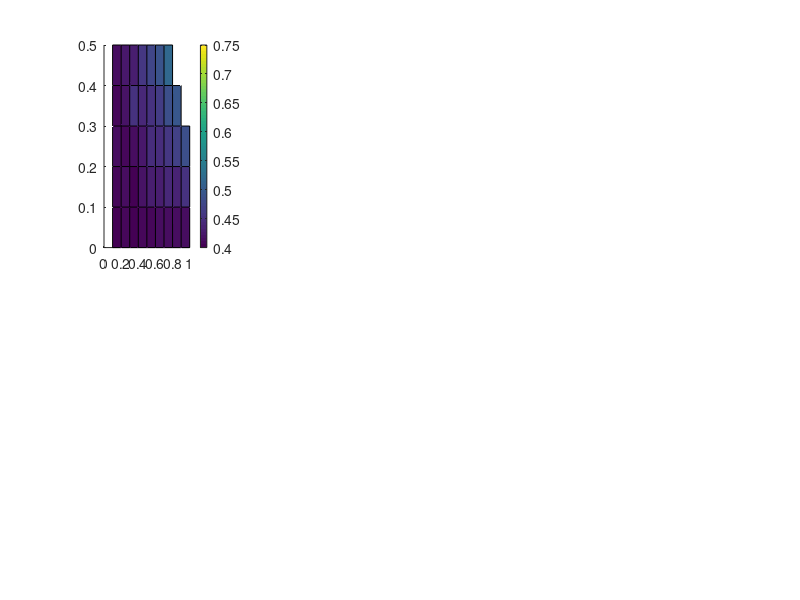

MATLAB code to generate this figure: (Note: this script raises an error after producing the figure.)
%%
% Simulation results for the non-spatial two populations model for networks
% with and without astrocyte ensheathment of exc and inh synapses
%%

%% Figure 7A: Correlation surfaces across different values of p_en^i

% load the data
load('./CompressedData/NonspatialTwoPop/enEandIGridData_2Pop.mat')

% probability of ensheathment of inhibitory neurons
prob_ensheathed_I = 0:0.2:1.0;

figure(7); clf; 
for ii = 1:length(prob_ensheathed_I)
    if ii > 3
        subplot(2,4,ii+1); hold on;
    else
        subplot(2,4,ii); hold on;
    end
    surf(p_en,s_en,squeeze(corrMatrix(ii,:,:))')
    
    caxis([0.4 0.75])
    colorbar
    colormap(linspecer)
    xlim([0.1 1])
    title(sprintf('Prob. of Inh Ensheathment:%.2f',prob_ensheathed_I(ii)))
    box on
end

%% Figure 7B: Scatter plot relating firing rates with correlations
subplot(2,4,[4 8]); hold on;
colormap(linspecer)
for ii = 1:length(prob_ensheathed_I)
    for kk = 1:size(p_en,1)
        scatter(corrMatrix(ii,:,kk),rateMatrixExc(ii,:,kk),...
            200,p_en(kk,:).*s_en(kk,:)/100,'filled');
    end
end
set(gca,'fontsize',16)
colorbar()

%Fit the data;
corrMatrixAdj = corrMatrix(:);
rateMatrixAdj = rateMatrixExc(:);

indices = isnan(corrMatrixAdj);
corrMatrixAdj(indices)=[];
rateMatrixAdj(indices)=[];

X_fit = [ones(length(corrMatrixAdj(:)),1) corrMatrixAdj(:)];
b_fit = X_fit\rateMatrixAdj(:);

x_temp = [min(corrMatrixAdj(:))*0.95:0.0001:max(corrMatrixAdj(:))*1.05];
plot(x_temp,b_fit(1) + b_fit(2)*x_temp,'k--','linewidth',1.5);
xlabel('Spike count correlations')
ylabel('Excitatory firing rate (Hz)')

model_vals = b_fit(1) + b_fit(2)*corrMatrixAdj(:);

r_squared = 1-sum((rateMatrixAdj(:)-model_vals).^2)/sum((rateMatrixAdj(:)-mean(rateMatrixAdj(:))).^2);
fprintf('Goodness of fit for Fig 7B: R^2 = %.2f \n',r_squared)
xlim([min(corrMatrixAdj(:))*0.95, max(corrMatrixAdj(:))*1.05])

% to save use:
% set(gcf,'renderer','painters')
% print('-dpdf','filename.pdf')